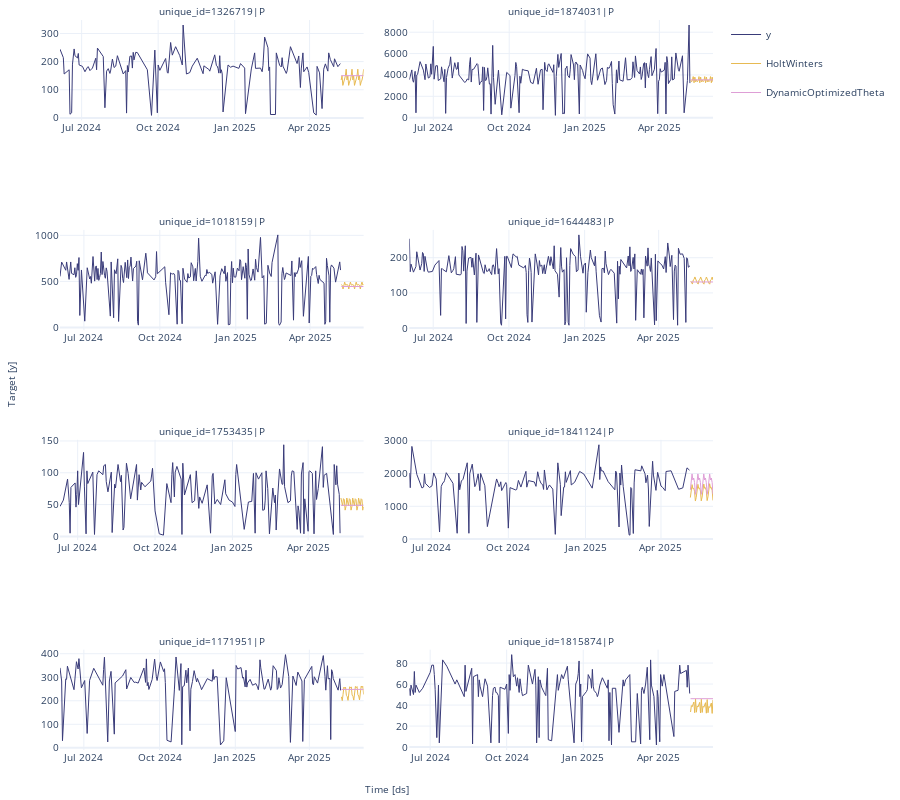

Source (notebook cell):
### Code cell
seasonal_ids = evaluation_rmse_stock.query('best_model == "HoltWinters"')['unique_id']
sf.plot(plot_df, forecasts_df, unique_ids=seasonal_ids, models=["HoltWinters","DynamicOptimizedTheta"], engine='plotly')

### Figure 1 — Plotly figure (JSON) as saved in the notebook; plotly's stock layout.template omitted (floating-point values rounded to 4 significant figures; data arrays with more than 128 entries replaced by an {"elided": "..."} marker saying what was removed)
{"data": [{"legendgroup": "y", "line": {"color": "#393b79", "width": 1}, "mode": "lines", "name": "y", "showlegend": true, "type": "scatter", "x": {"elided": "158 str values"}, "xaxis": "x", "y": {"elided": "158 float values"}, "yaxis": "y"}, {"legendgroup": "HoltWinters", "line": {"color": "#e7ba52", "width": 1}, "mode": "lines", "name": "HoltWinters", "showlegend": true, "type": "scatter", "x": {"elided": "158 str values"}, "xaxis": "x", "y": {"elided": "158 float values"}, "yaxis": "y"}, {"legendgroup": "DynamicOptimizedTheta", "line": {"color": "#de9ed6", "width": 1}, "mode": "lines", "name": "DynamicOptimizedTheta", "showlegend": true, "type": "scatter", "x": {"elided": "158 str values"}, "xaxis": "x", "y": {"elided": "158 float values"}, "yaxis": "y"}, {"legendgroup": "y", "line": {"color": "#393b79", "width": 1}, "mode": "lines", "name": "y", "showlegend": false, "type": "scatter", "x": {"elided": "233 str values"}, "xaxis": "x2", "y": {"elided": "233 float values"}, "yaxis": "y2"}, {"legendgroup": "HoltWinters", "line": {"color": "#e7ba52", "width": 1}, "mode": "lines", "name": "HoltWinters", "showlegend": false, "type": "scatter", "x": {"elided": "233 str values"}, "xaxis": "x2", "y": {"elided": "233 float values"}, "yaxis": "y2"}, {"legendgroup": "DynamicOptimizedTheta", "line": {"color": "#de9ed6", "width": 1}, "mode": "lines", "name": "DynamicOptimizedTheta", "showlegend": false, "type": "scatter", "x": {"elided": "233 str values"}, "xaxis": "x2", "y": {"elided": "233 float values"}, "yaxis": "y2"}, {"legendgroup": "y", "line": {"color": "#393b79", "width": 1}, "mode": "lines", "name": "y", "showlegend": false, "type": "scatter", "x": {"elided": "240 str values"}, "xaxis": "x3", "y": {"elided": "240 float values"}, "yaxis": "y3"}, {"legendgroup": "HoltWinters", "line": {"color": "#e7ba52", "width": 1}, "mode": "lines", "name": "HoltWinters", "showlegend": false, "type": "scatter", "x": {"elided": "240 str values"}, "xaxis": "x3", "y": {"elided": "240 float values"}, "yaxis": "y3"}, {"legendgroup": "DynamicOptimizedTheta", "line": {"color": "#de9ed6", "width": 1}, "mode": "lines", "name": "DynamicOptimizedTheta", "showlegend": false, "type": "scatter", "x": {"elided": "240 str values"}, "xaxis": "x3", "y": {"elided": "240 float values"}, "yaxis": "y3"}, {"legendgroup": "y", "line": {"color": "#393b79", "width": 1}, "mode": "lines", "name": "y", "showlegend": false, "type": "scatter", "x": {"elided": "231 str values"}, "xaxis": "x4", "y": {"elided": "231 float values"}, "yaxis": "y4"}, {"legendgroup": "HoltWinters", "line": {"color": "#e7ba52", "width": 1}, "mode": "lines", "name": "HoltWinters", "showlegend": false, "type": "scatter", "x": {"elided": "231 str values"}, "xaxis": "x4", "y": {"elided": "231 float values"}, "yaxis": "y4"}, {"legendgroup": "DynamicOptimizedTheta", "line": {"color": "#de9ed6", "width": 1}, "mode": "lines", "name": "DynamicOptimizedTheta", "showlegend": false, "type": "scatter", "x": {"elided": "231 str values"}, "xaxis": "x4", "y": {"elided": "231 float values"}, "yaxis": "y4"}, {"legendgroup": "y", "line": {"color": "#393b79", "width": 1}, "mode": "lines", "name": "y", "showlegend": false, "type": "scatter", "x": {"elided": "169 str values"}, "xaxis": "x5", "y": {"elided": "169 float values"}, "yaxis": "y5"}, {"legendgroup": "HoltWinters", "line": {"color": "#e7ba52", "width": 1}, "mode": "lines", "name": "HoltWinters", "showlegend": false, "type": "scatter", "x": {"elided": "169 str values"}, "xaxis": "x5", "y": {"elided": "169 float values"}, "yaxis": "y5"}, {"legendgroup": "DynamicOptimizedTheta", "line": {"color": "#de9ed6", "width": 1}, "mode": "lines", "name": "DynamicOptimizedTheta", "showlegend": false, "type": "scatter", "x": {"elided": "169 str values"}, "xaxis": "x5", "y": {"elided": "169 float values"}, "yaxis": "y5"}, {"legendgroup": "y", "line": {"color": "#393b79", "width": 1}, "mode": "lines", "name": "y", "showlegend": false, "type": "scatter", "x": {"elided": "154 str values"}, "xaxis": "x6", "y": {"elided": "154 float values"}, "yaxis": "y6"}, {"legendgroup": "HoltWinters", "line": {"color": "#e7ba52", "width": 1}, "mode": "lines", "name": "HoltWinters", "showlegend": false, "type": "scatter", "x": {"elided": "154 str values"}, "xaxis": "x6", "y": {"elided": "154 float values"}, "yaxis": "y6"}, {"legendgroup": "DynamicOptimizedTheta", "line": {"color": "#de9ed6", "width": 1}, "mode": "lines", "name": "DynamicOptimizedTheta", "showlegend": false, "type": "scatter", "x": {"elided": "154 str values"}, "xaxis": "x6", "y": {"elided": "154 float values"}, "yaxis": "y6"}, {"legendgroup": "y", "line": {"color": "#393b79", "width": 1}, "mode": "lines", "name": "y", "showlegend": false, "type": "scatter", "x": {"elided": "162 str values"}, "xaxis": "x7", "y": {"elided": "162 float values"}, "yaxis": "y7"}, {"legendgroup": "HoltWinters", "line": {"color": "#e7ba52", "width": 1}, "mode": "lines", "name": "HoltWinters", "showlegend": false, "type": "scatter", "x": {"elided": "162 str values"}, "xaxis": "x7", "y": {"elided": "162 float values"}, "yaxis": "y7"}, {"legendgroup": "DynamicOptimizedTheta", "line": {"color": "#de9ed6", "width": 1}, "mode": "lines", "name": "DynamicOptimizedTheta", "showlegend": false, "type": "scatter", "x": {"elided": "162 str values"}, "xaxis": "x7", "y": {"elided": "162 float values"}, "yaxis": "y7"}, {"legendgroup": "y", "line": {"color": "#393b79", "width": 1}, "mode": "lines", "name": "y", "showlegend": false, "type": "scatter", "x": {"elided": "174 str values"}, "xaxis": "x8", "y": {"elided": "174 float values"}, "yaxis": "y8"}, {"legendgroup": "HoltWinters", "line": {"color": "#e7ba52", "width": 1}, "mode": "lines", "name": "HoltWinters", "showlegend": false, "type": "scatter", "x": {"elided": "174 str values"}, "xaxis": "x8", "y": {"elided": "174 float values"}, "yaxis": "y8"}, {"legendgroup": "DynamicOptimizedTheta", "line": {"color": "#de9ed6", "width": 1}, "mode": "lines", "name": "DynamicOptimizedTheta", "showlegend": false, "type": "scatter", "x": {"elided": "174 str values"}, "xaxis": "x8", "y": {"elided": "174 float values"}, "yaxis": "y8"}], "layout": {"annotations": [{"font": {"size": 10}, "showarrow": false, "text": "unique_id=1326719|P", "x": 0.2325, "xanchor": "center", "xref": "paper", "y": 1, "yanchor": "bottom", "yref": "paper"}, {"font": {"size": 10}, "showarrow": false, "text": "unique_id=1874031|P", "x": 0.7675, "xanchor": "center", "xref": "paper", "y": 1, "yanchor": "bottom", "yref": "paper"}, {"font": {"size": 10}, "showarrow": false, "text": "unique_id=1018159|P", "x": 0.2325, "xanchor": "center", "xref": "paper", "y": 0.7125, "yanchor": "bottom", "yref": "paper"}, {"font": {"size": 10}, "showarrow": false, "text": "unique_id=1644483|P", "x": 0.7675, "xanchor": "center", "xref": "paper", "y": 0.7125, "yanchor": "bottom", "yref": "paper"}, {"font": {"size": 10}, "showarrow": false, "text": "unique_id=1753435|P", "x": 0.2325, "xanchor": "center", "xref": "paper", "y": 0.425, "yanchor": "bottom", "yref": "paper"}, {"font": {"size": 10}, "showarrow": false, "text": "unique_id=1841124|P", "x": 0.7675, "xanchor": "center", "xref": "paper", "y": 0.425, "yanchor": "bottom", "yref": "paper"}, {"font": {"size": 10}, "showarrow": false, "text": "unique_id=1171951|P", "x": 0.2325, "xanchor": "center", "xref": "paper", "y": 0.1375, "yanchor": "bottom", "yref": "paper"}, {"font": {"size": 10}, "showarrow": false, "text": "unique_id=1815874|P", "x": 0.7675, "xanchor": "center", "xref": "paper", "y": 0.1375, "yanchor": "bottom", "yref": "paper"}, {"font": {"size": 10}, "showarrow": false, "text": "Time [ds]", "x": 0.5, "xanchor": "center", "xref": "paper", "y": 0, "yanchor": "top", "yref": "paper", "yshift": -30}, {"font": {"size": 10}, "showarrow": false, "text": "Target [y]", "textangle": -90, "x": 0, "xanchor": "right", "xref": "paper", "xshift": -40, "y": 0.5, "yanchor": "middle", "yref": "paper"}], "autosize": true, "font": {"size": 10}, "height": 800, "margin": {"b": 50, "l": 60, "r": 10, "t": 20}, "xaxis": {"anchor": "y", "domain": [0, 0.465], "showticklabels": true, "visible": true}, "xaxis2": {"anchor": "y2", "domain": [0.535, 1.0], "showticklabels": true, "visible": true}, "xaxis3": {"anchor": "y3", "domain": [0, 0.465], "showticklabels": true, "visible": true}, "xaxis4": {"anchor": "y4", "domain": [0.535, 1.0], "showticklabels": true, "visible": true}, "xaxis5": {"anchor": "y5", "domain": [0, 0.465], "showticklabels": true, "visible": true}, "xaxis6": {"anchor": "y6", "domain": [0.535, 1.0], "showticklabels": true, "visible": true}, "xaxis7": {"anchor": "y7", "domain": [0, 0.465], "showticklabels": true, "visible": true}, "xaxis8": {"anchor": "y8", "domain": [0.535, 1.0], "showticklabels": true, "visible": true}, "yaxis": {"anchor": "x", "domain": [0.8625, 1]}, "yaxis2": {"anchor": "x2", "domain": [0.8625, 1]}, "yaxis3": {"anchor": "x3", "domain": [0.575, 0.7125]}, "yaxis4": {"anchor": "x4", "domain": [0.575, 0.7125]}, "yaxis5": {"anchor": "x5", "domain": [0.2875, 0.425]}, "yaxis6": {"anchor": "x6", "domain": [0.2875, 0.425]}, "yaxis7": {"anchor": "x7", "domain": [0, 0.1375]}, "yaxis8": {"anchor": "x8", "domain": [0, 0.1375]}}}
